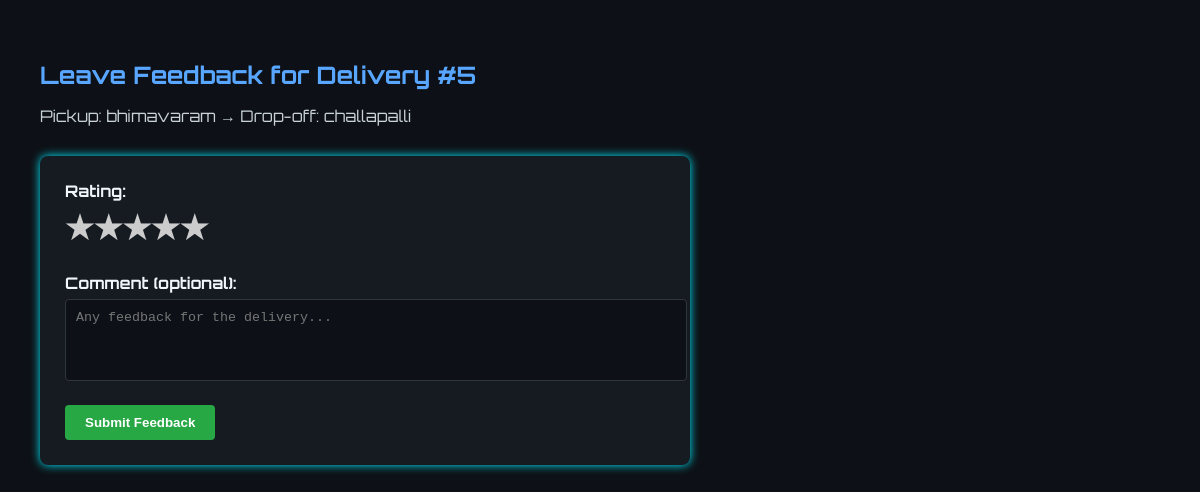
/feedback/5 (signed in), run on the app's committed database.
### models.py (models this page shows, shortened)
class DeliveryRequest(db.Model):
    __tablename__ = "delivery_request"
    id              = db.Column(db.Integer, primary_key=True)
    pickup_address  = db.Column(db.String(200), nullable=False)
    dropoff_address = db.Column(db.String(200), nullable=False)
    package_note    = db.Column(db.String(300))
    status          = db.Column(db.String(20), default="Pending")  # Pending → Accepted → In Transit → Delivered
    created_at      = db.Column(db.DateTime, default=datetime.utcnow)
    customer_id = db.Column(db.Integer, db.ForeignKey("user.id"), nullable=False)
    driver_id   = db.Column(db.Integer, db.ForeignKey("user.id"), nullable=True)
    feedback = db.relationship(
        "Feedback",
        uselist=False,
        back_populates="delivery",
        cascade="all, delete-orphan"
    )

### app.py (the view)
        def wrapper(*args, **kwargs):
            u = current_user()
            if not u or u.role != role:
                return redirect(url_for("home"))
            return fn(*args, **kwargs)

### app.py (called while the page is built, shortened)
def current_user():
    uid = session.get("user_id")
    return User.query.get(uid) if uid else None

def role_required(role):
    def decorator(fn):
        def wrapper(*args, **kwargs):
            u = current_user()
            if not u or u.role != role:
                return redirect(url_for("home"))
            return fn(*args, **kwargs)
        wrapper.__name__ = fn.__name__
        return wrapper
    return decorator

@app.route("/feedback/<int:delivery_id>", methods=["GET", "POST"])
@role_required("Customer")
def leave_feedback(delivery_id):
    d = DeliveryRequest.query.get_or_404(delivery_id)
    if d.customer_id != session["user_id"] or d.status != "Delivered":
        abort(403)
    if Feedback.query.filter_by(delivery_id=delivery_id).first():
        flash("Feedback already provided.", "error")
        return redirect(url_for("profile"))
    return render_template("feedback_form.html", delivery=d)

### templates/feedback_form.html (shortened to what this page needs)
<!DOCTYPE html>
<html lang="en">
<head>
</head>
<body>
    <h2>Leave Feedback for Delivery #{{ delivery.id }}</h2>
    <p>Pickup: {{ delivery.pickup_address }} → Drop-off: {{ delivery.dropoff_address }}</p>
    <form method="POST">
        <label for="rating">Rating:</label>
        <div class="rating-stars">
            <input type="radio" id="star5" name="rating" value="5" required><label for="star5">★</label>
            <input type="radio" id="star4" name="rating" value="4"><label for="star4">★</label>
            <input type="radio" id="star3" name="rating" value="3"><label for="star3">★</label>
            <input type="radio" id="star2" name="rating" value="2"><label for="star2">★</label>
            <input type="radio" id="star1" name="rating" value="1"><label for="star1">★</label>
        </div>
        <label for="comment">Comment (optional):</label>
        <textarea name="comment" rows="4" placeholder="Any feedback for the delivery..."></textarea>
        <button type="submit">Submit Feedback</button>
    </form>
</body>
</html>

### templates/feedback_form.html (style rules this page uses)
:root { --blue: #0ef; --blue-d: #00c8ff; --green: #28a745; --green-d:#218838; --gray: #9aa0a6; }
body { font-family: 'Orbitron', sans-serif; background-color: #0d1117; color: #f0f6fc; padding: 40px; margin: 0; }
h2 { color: #58a6ff; margin-bottom: 10px; }
p { margin-bottom: 30px; color: #c9d1d9; }
form { width: 100%; max-width: 600px; background: #161b22; padding: 25px; border-radius: 8px; box-shadow: 0 0 10px #0ef; }
label { display: block; margin-bottom: 6px; font-weight: bold; }
.rating-stars { display: flex; flex-direction: row-reverse; justify-content: start; margin-bottom: 20px; }
.rating-stars label { font-size: 2rem; color: #ccc; cursor: pointer; transition: color 0.3s; }
textarea { width: 100%; max-width: 100%; padding: 10px; border: 1px solid #30363d; border-radius: 4px; background-color: #0d1117; color: #f0f6fc; margin-bottom: 20px; resize: none; }
button { padding: 10px 20px; background-color: var(--green); color: white; border: none; border-radius: 4px; font-weight: bold; cursor: pointer; }

### data on the page
DeliveryRequest: id "5", pickup_address "bhimavaram", dropoff_address "challapalli"
